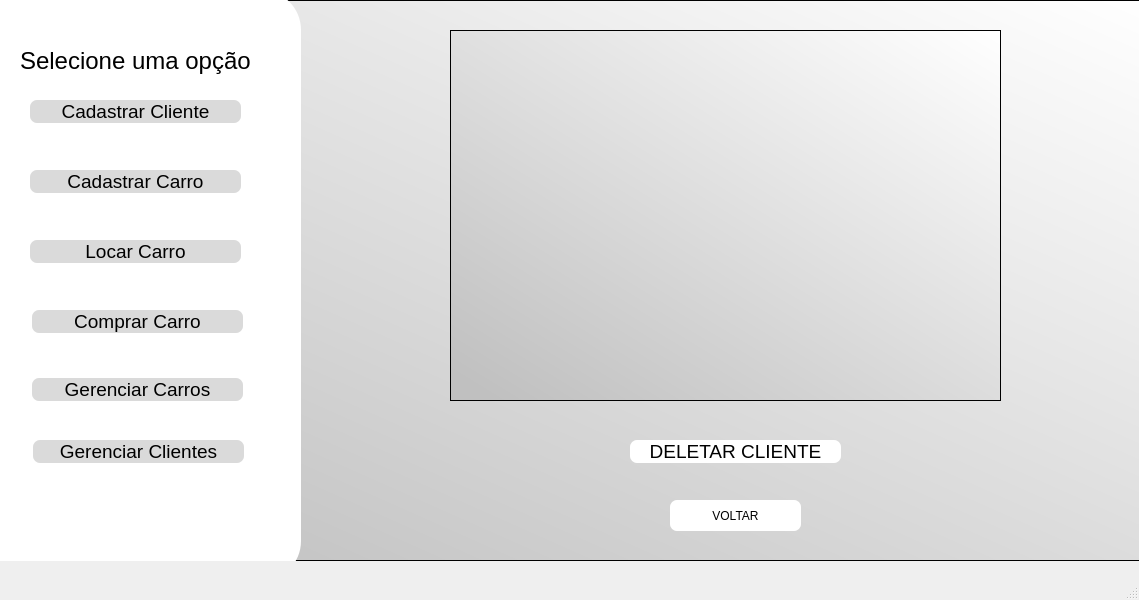
<?xml version="1.0" encoding="UTF-8"?>
<ui version="4.0">
 <class>MainWindow</class>
 <widget class="QMainWindow" name="MainWindow">
  <property name="geometry">
   <rect>
    <x>0</x>
    <y>0</y>
    <width>1139</width>
    <height>600</height>
   </rect>
  </property>
  <property name="windowTitle">
   <string>MainWindow</string>
  </property>
  <widget class="QWidget" name="centralwidget">
   <widget class="QFrame" name="frame">
    <property name="geometry">
     <rect>
      <x>0</x>
      <y>0</y>
      <width>1151</width>
      <height>561</height>
     </rect>
    </property>
    <property name="styleSheet">
     <string notr="true">background-color: qlineargradient(spread:pad, x1:0.085, y1:1, x2:1, y2:0, stop:0 rgba(192, 192, 192, 255), stop:1 rgba(255, 255, 255, 255));</string>
    </property>
    <property name="frameShape">
     <enum>QFrame::StyledPanel</enum>
    </property>
    <property name="frameShadow">
     <enum>QFrame::Raised</enum>
    </property>
    <widget class="QFrame" name="frame_2">
     <property name="geometry">
      <rect>
       <x>-60</x>
       <y>-10</y>
       <width>361</width>
       <height>591</height>
      </rect>
     </property>
     <property name="styleSheet">
      <string notr="true">background-color: rgb(255, 255, 255);
border-radius:40;</string>
     </property>
     <property name="frameShape">
      <enum>QFrame::StyledPanel</enum>
     </property>
     <property name="frameShadow">
      <enum>QFrame::Raised</enum>
     </property>
     <widget class="QPushButton" name="cad_btn">
      <property name="geometry">
       <rect>
        <x>90</x>
        <y>110</y>
        <width>211</width>
        <height>23</height>
       </rect>
      </property>
      <property name="font">
       <font>
        <pointsize>14</pointsize>
       </font>
      </property>
      <property name="cursor">
       <cursorShape>PointingHandCursor</cursorShape>
      </property>
      <property name="styleSheet">
       <string notr="true">background-color: rgb(218, 218, 218);
color: rgb(0, 0, 0);
border-radius:7;</string>
      </property>
      <property name="text">
       <string>Cadastrar Cliente</string>
      </property>
     </widget>
     <widget class="QPushButton" name="cadcar_btn">
      <property name="geometry">
       <rect>
        <x>90</x>
        <y>180</y>
        <width>211</width>
        <height>23</height>
       </rect>
      </property>
      <property name="font">
       <font>
        <pointsize>14</pointsize>
       </font>
      </property>
      <property name="cursor">
       <cursorShape>PointingHandCursor</cursorShape>
      </property>
      <property name="styleSheet">
       <string notr="true">background-color: rgb(218, 218, 218);
color: rgb(0, 0, 0);
border-radius:7;</string>
      </property>
      <property name="text">
       <string>Cadastrar Carro</string>
      </property>
     </widget>
     <widget class="QPushButton" name="loc_car">
      <property name="geometry">
       <rect>
        <x>90</x>
        <y>250</y>
        <width>211</width>
        <height>23</height>
       </rect>
      </property>
      <property name="font">
       <font>
        <pointsize>14</pointsize>
       </font>
      </property>
      <property name="cursor">
       <cursorShape>PointingHandCursor</cursorShape>
      </property>
      <property name="styleSheet">
       <string notr="true">background-color: rgb(218, 218, 218);
color: rgb(0, 0, 0);
border-radius:7;</string>
      </property>
      <property name="text">
       <string>Locar Carro</string>
      </property>
     </widget>
     <widget class="QPushButton" name="comprar_car">
      <property name="geometry">
       <rect>
        <x>92</x>
        <y>320</y>
        <width>211</width>
        <height>23</height>
       </rect>
      </property>
      <property name="font">
       <font>
        <pointsize>14</pointsize>
       </font>
      </property>
      <property name="cursor">
       <cursorShape>PointingHandCursor</cursorShape>
      </property>
      <property name="styleSheet">
       <string notr="true">background-color: rgb(218, 218, 218);
color: rgb(0, 0, 0);
border-radius:7;</string>
      </property>
      <property name="text">
       <string>Comprar Carro</string>
      </property>
     </widget>
     <widget class="QLabel" name="label">
      <property name="geometry">
       <rect>
        <x>80</x>
        <y>50</y>
        <width>231</width>
        <height>41</height>
       </rect>
      </property>
      <property name="font">
       <font>
        <pointsize>18</pointsize>
       </font>
      </property>
      <property name="text">
       <string>Selecione uma opção</string>
      </property>
     </widget>
     <widget class="QPushButton" name="pushButton_5">
      <property name="geometry">
       <rect>
        <x>92</x>
        <y>388</y>
        <width>211</width>
        <height>23</height>
       </rect>
      </property>
      <property name="font">
       <font>
        <pointsize>14</pointsize>
       </font>
      </property>
      <property name="cursor">
       <cursorShape>PointingHandCursor</cursorShape>
      </property>
      <property name="styleSheet">
       <string notr="true">background-color: rgb(218, 218, 218);
color: rgb(0, 0, 0);
border-radius:7;</string>
      </property>
      <property name="text">
       <string>Gerenciar Carros</string>
      </property>
     </widget>
     <widget class="QPushButton" name="ger_cli">
      <property name="geometry">
       <rect>
        <x>93</x>
        <y>450</y>
        <width>211</width>
        <height>23</height>
       </rect>
      </property>
      <property name="font">
       <font>
        <pointsize>14</pointsize>
       </font>
      </property>
      <property name="cursor">
       <cursorShape>PointingHandCursor</cursorShape>
      </property>
      <property name="styleSheet">
       <string notr="true">background-color: rgb(218, 218, 218);
color: rgb(0, 0, 0);
border-radius:7;</string>
      </property>
      <property name="text">
       <string>Gerenciar Clientes</string>
      </property>
     </widget>
    </widget>
    <widget class="QTableWidget" name="tableWidget">
     <property name="geometry">
      <rect>
       <x>450</x>
       <y>30</y>
       <width>551</width>
       <height>371</height>
      </rect>
     </property>
    </widget>
    <widget class="QPushButton" name="delet_btn">
     <property name="geometry">
      <rect>
       <x>630</x>
       <y>440</y>
       <width>211</width>
       <height>23</height>
      </rect>
     </property>
     <property name="font">
      <font>
       <pointsize>14</pointsize>
      </font>
     </property>
     <property name="cursor">
      <cursorShape>PointingHandCursor</cursorShape>
     </property>
     <property name="styleSheet">
      <string notr="true">;
background-color: rgb(255, 255, 255);
color: rgb(0, 0, 0);
border-radius:7;</string>
     </property>
     <property name="text">
      <string>DELETAR CLIENTE</string>
     </property>
    </widget>
    <widget class="QPushButton" name="voltar_gerenciar">
     <property name="geometry">
      <rect>
       <x>670</x>
       <y>500</y>
       <width>131</width>
       <height>31</height>
      </rect>
     </property>
     <property name="cursor">
      <cursorShape>PointingHandCursor</cursorShape>
     </property>
     <property name="styleSheet">
      <string notr="true">background-color: rgb(255, 255, 255);
color: rgb(0, 0, 0);
border-radius:7;
</string>
     </property>
     <property name="text">
      <string>VOLTAR</string>
     </property>
    </widget>
   </widget>
  </widget>
  <widget class="QMenuBar" name="menubar">
   <property name="geometry">
    <rect>
     <x>0</x>
     <y>0</y>
     <width>1139</width>
     <height>21</height>
    </rect>
   </property>
  </widget>
  <widget class="QStatusBar" name="statusbar"/>
 </widget>
 <resources/>
 <connections/>
</ui>
